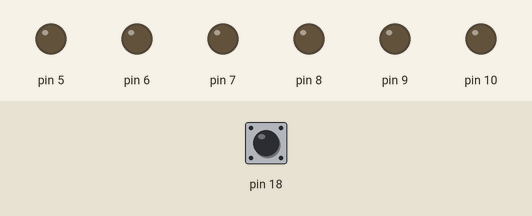
Simulated run of this sketch. Board: Arduino Uno, built with avr-gcc and run on an emulated ATmega328P. On the bench: output pins drawn as LEDs (lit = HIGH). Inputs (shaded band) come from the test bench; at power-on: pin 18 HIGH. Random numbers use the default seed unless the sketch sets one.

Above: at 1.2 s.
1.3 s: pin 18 pulled LOW for 0.15 s
At 2.23 s:
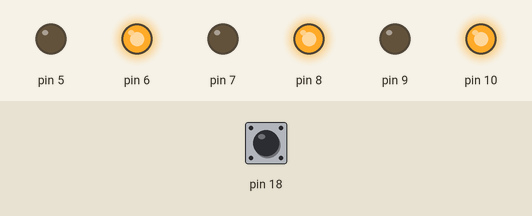
At 15.6 s:
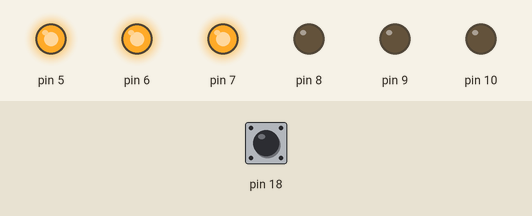
Timing chart, 0 to 16.1 s (numbered marks = the images above; inputs shaded):
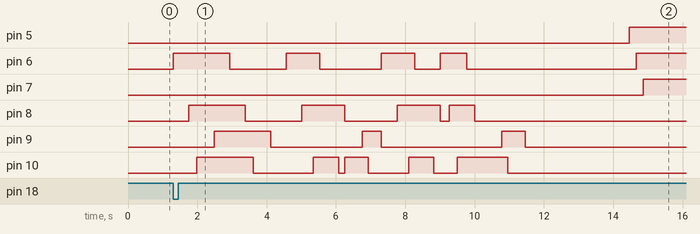

Measured:
- after the input at 1.3 s, pin 5: LOW → HIGH after 13.2 s; pin 6: LOW → HIGH at once, → LOW 1.6 s later, → HIGH 1.6 s later, → LOW 0.96 s later, … (9 changes in this stretch)

The sketch:

Igralny_Kubik_BEST.ino
```cpp
long n;
long s1;
long s2;
long s3;
long s4;
long s5;
long s6;
long s7;
long s8;
long time1;
long time2;
long time3;
long time4;
long time5;
long time6;
long time7;
long time8;
void setup() {
  pinMode(5, OUTPUT);
  pinMode(6, OUTPUT);
  pinMode(7, OUTPUT);
  pinMode(8, OUTPUT);
  pinMode(9, OUTPUT);
  pinMode(10, OUTPUT);
  pinMode(18, INPUT_PULLUP);
}

void loop() {
  n = random(1, 7);
  s1 = random(5, 11);
  s2 = random(5, 11);
  s3 = random(5, 11);
  s4 = random(5, 11);
  s5 = random(5, 11);
  s6 = random(5, 11);
  s7 = random(5, 11);
  s8 = random(5, 11);
  time1 = random(100, 300);
  time2 = random(100, 300);
  time3 = random(100, 300);
  time4 = random(100, 300);
  time5 = random(100, 300);
  time6 = random(100, 300);
  time7 = random(100, 300);
  time8 = random(100, 300);
  if (digitalRead(18) == HIGH)
  {
  return;
  }
  {
  digitalWrite(s1, HIGH);
  delay(time1);
  digitalWrite(s2, HIGH);
  delay(time2);
  digitalWrite(s3, HIGH);
  delay(time3);
  digitalWrite(s4, HIGH);
  delay(time4);
  digitalWrite(s5, HIGH);
  delay(time5);
  digitalWrite(s6, HIGH);
  delay(time6);
  digitalWrite(s7, HIGH);
  delay(time7);
  digitalWrite(s8, HIGH);
  delay(time8);
  digitalWrite(s1, LOW);
  delay(time1);
  digitalWrite(s2, LOW);
  delay(time2);
  digitalWrite(s3, LOW);
  delay(time3);
  digitalWrite(s4, LOW);
  delay(time4);
  digitalWrite(s5, LOW);
  delay(time5);
  digitalWrite(s6, LOW);
  delay(time6);
  digitalWrite(s7, LOW);
  delay(time7);
  digitalWrite(s8, LOW);
  delay(time8);

  digitalWrite(s1, HIGH);
  delay(time1);
  digitalWrite(s2, HIGH);
  delay(time2);
  digitalWrite(s3, HIGH);
  delay(time3);
  digitalWrite(s7, HIGH);
  delay(time7);
  digitalWrite(s8, HIGH);
  delay(time8);
  digitalWrite(s1, LOW);
  delay(time1);
  digitalWrite(s2, LOW);
  delay(time2);
  digitalWrite(s7, LOW);
  delay(time7);
  digitalWrite(s8, LOW);
  delay(time8);
  digitalWrite(s3, LOW);
  digitalWrite(s4, HIGH);
  delay(time4);
  digitalWrite(s5, HIGH);
  delay(time5);
  digitalWrite(s6, HIGH);
  delay(time6);
  digitalWrite(s4, LOW);
  delay(time6);
  digitalWrite(s5, LOW);
  delay(time5);
  digitalWrite(s6, LOW);

  digitalWrite(s1, HIGH);
  delay(time1);
  digitalWrite(s2, HIGH);
  delay(time2);
  digitalWrite(s3, HIGH);
  delay(time3);
  digitalWrite(s7, HIGH);
  delay(time7);
  digitalWrite(s8, HIGH);
  delay(time8);
  digitalWrite(s1, LOW);
  delay(time1);
  digitalWrite(s2, LOW);
  delay(time2);
  digitalWrite(s7, LOW);
  delay(time7);
  digitalWrite(s8, LOW);
  delay(time8);
  digitalWrite(s3, LOW);

  digitalWrite(s2, HIGH);
  delay(time2);
  digitalWrite(s3, HIGH);
  delay(time3);
  digitalWrite(s4, HIGH);
  delay(time2);
  digitalWrite(s2, LOW);
  delay(time3);
  digitalWrite(s3, LOW);
  delay(time4);
  digitalWrite(s4, LOW);
  digitalWrite(s4, HIGH);
  delay(time4);
  digitalWrite(s5, HIGH);
  delay(time5);
  digitalWrite(s6, HIGH);
  delay(time6);
  digitalWrite(s4, LOW);
  delay(time4);
  digitalWrite(s5, LOW);
  delay(time5);
  digitalWrite(s6, LOW);

  delay(3000);
  for (int i = 0; i <= n - 1; i++)
    {
    digitalWrite(i + 5, HIGH);
    delay(200);
    }
  delay(2000);
  for (int i = n; i > -1; i--)
    {
    digitalWrite(i + 5, LOW);
    delay(200);
    }
  }
  while (digitalRead(18) == LOW)
  {
  delay(10);
  }
}
```
